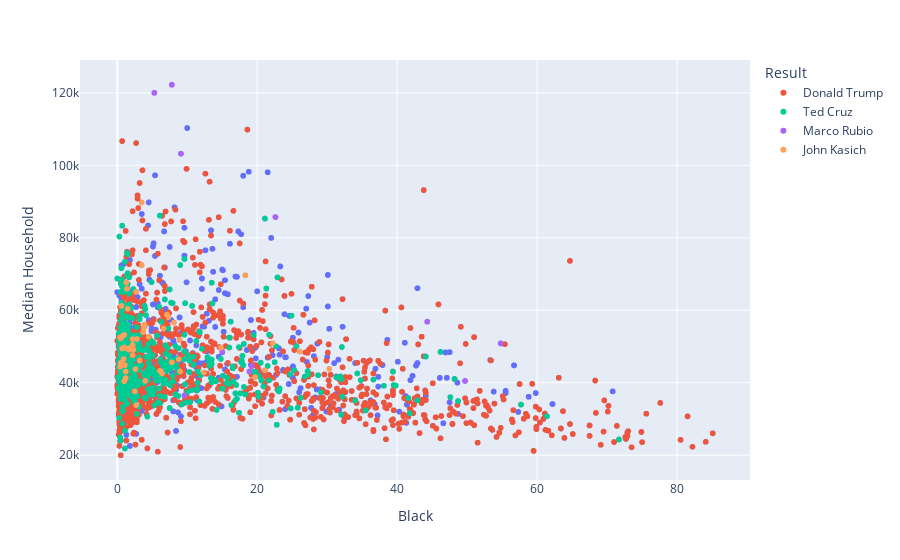

Notebook source saved alongside this figure:
### Code cell
fig = px.scatter(Rep, x='Black', y='Median Household', color='Result',)
fig.show()

### Figure 1 — Plotly figure (JSON) as saved in the notebook; plotly's stock layout.template omitted (floating-point values rounded to 4 significant figures; data arrays with more than 128 entries replaced by an {"elided": "..."} marker saying what was removed)
{"data": [{"hovertemplate": "Result=<br>Black=%{x}<br>Median Household=%{y}<extra></extra>", "legendgroup": "", "marker": {"color": "#636efa", "symbol": "circle"}, "mode": "markers", "name": "", "showlegend": false, "type": "scattergl", "x": {"elided": "9390 float values"}, "xaxis": "x", "y": {"elided": "9390 int values"}, "yaxis": "y"}, {"hovertemplate": "Result=Donald Trump<br>Black=%{x}<br>Median Household=%{y}<extra></extra>", "legendgroup": "Donald Trump", "marker": {"color": "#EF553B", "symbol": "circle"}, "mode": "markers", "name": "Donald Trump", "showlegend": true, "type": "scattergl", "x": {"elided": "1734 float values"}, "xaxis": "x", "y": {"elided": "1734 int values"}, "yaxis": "y"}, {"hovertemplate": "Result=Ted Cruz<br>Black=%{x}<br>Median Household=%{y}<extra></extra>", "legendgroup": "Ted Cruz", "marker": {"color": "#00cc96", "symbol": "circle"}, "mode": "markers", "name": "Ted Cruz", "showlegend": true, "type": "scattergl", "x": {"elided": "495 float values"}, "xaxis": "x", "y": {"elided": "495 int values"}, "yaxis": "y"}, {"hovertemplate": "Result=Marco Rubio<br>Black=%{x}<br>Median Household=%{y}<extra></extra>", "legendgroup": "Marco Rubio", "marker": {"color": "#ab63fa", "symbol": "circle"}, "mode": "markers", "name": "Marco Rubio", "showlegend": true, "type": "scattergl", "x": [18.9, 54.8, 44.3, 9.1, 7.8, 22.6, 19.2, 5.3, 9.6, 49.7, 15], "xaxis": "x", "y": [43100, 50856, 56857, 103208, 122238, 85706, 44601, 120000, 36505, 40496, 48616], "yaxis": "y"}, {"hovertemplate": "Result=John Kasich<br>Black=%{x}<br>Median Household=%{y}<extra></extra>", "legendgroup": "John Kasich", "marker": {"color": "#FFA15A", "symbol": "circle"}, "mode": "markers", "name": "John Kasich", "showlegend": true, "type": "scattergl", "x": [18.3, 12.4, 0.9, 2.7, 0.5, 8.1, 2.3, 9, 1.5, 1.2, 30.3, 2.2, 3.5, 8.8, 7.1, 2.5, 22.2, 0.7, 1.3, 7.3, 26.1, 1.8, 1, 0.7, 0.5, 1.4, 1, 3.9, 3.8, 8.9, 19.7, 6.6, 6.4, 1.4, 0.4, 2.2, 21.1, 4, 1, 1.1, 3.7, 4.5, 0.6, 6.1, 3.2, 2.6, 2.2, 7.8, 14.8, 2.7, 3.5, 1.7, 1.2, 2.8, 0.4], "xaxis": "x", "y": [69659, 42823, 46548, 33823, 52239, 56610, 49157, 43136, 60365, 41274, 43804, 47593, 89757, 46498, 58786, 37619, 50877, 52856, 67663, 58080, 48593, 49589, 40415, 49439, 45477, 49404, 49750, 56018, 55114, 51816, 41556, 54956, 42572, 65951, 52535, 52040, 43401, 40524, 53202, 44861, 54003, 52697, 61192, 43264, 46140, 43764, 50427, 45641, 49669, 65086, 72487, 49135, 43089, 52069, 44448], "yaxis": "y"}], "layout": {"legend": {"title": {"text": "Result"}, "tracegroupgap": 0}, "margin": {"t": 60}, "xaxis": {"anchor": "y", "domain": [0, 1], "title": {"text": "Black"}}, "yaxis": {"anchor": "x", "domain": [0, 1], "title": {"text": "Median Household"}}}}
